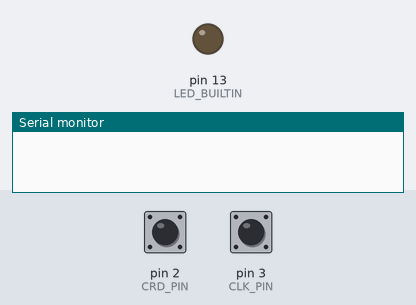
Recording of a sketch running on a simulated Arduino Uno, built with avr-gcc and run on an emulated ATmega328P. On the bench: output pins drawn as LEDs (lit = HIGH), the last lines printed to the serial monitor. The test bench sets the inputs (shaded band); at power-on: pin 2 (CRD_PIN) HIGH, pin 3 (CLK_PIN) HIGH.

Above: at 1.2 s.
1.3 s: pin 2 (CRD_PIN) pulled LOW for 0.15 s
At 1.37 s:
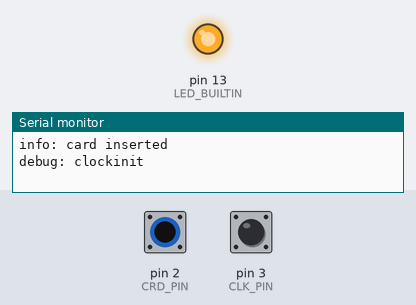
2.9 s: pin 2 (CRD_PIN) pulled LOW for 3.2 s
At 6.9 s:
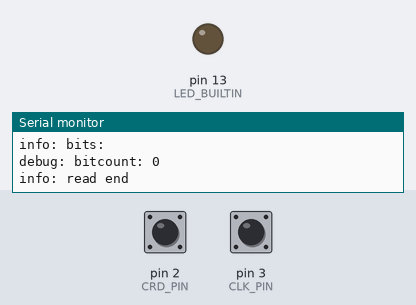
Timing chart, 0 to 8.4 s (numbered marks = the images above; inputs shaded):
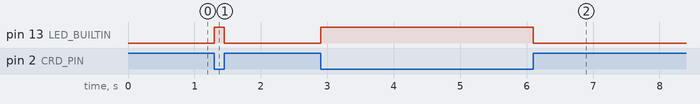

Measured:
- after the input at 1.3 s, pin 13 (LED_BUILTIN): LOW → HIGH at once, → LOW 0.15 s later
- after the input at 2.9 s, pin 13 (LED_BUILTIN): LOW → HIGH at once, → LOW 3.2 s later

The sketch:

magreader2.ino
```cpp
const int CRD_PIN = 2;
const int CLK_PIN = 3;
const int DAT_PIN = 4;
String bitstring = ""; // contains the raw read bits

void setup() {
  pinMode(CRD_PIN, INPUT_PULLUP);
  pinMode(CLK_PIN, INPUT_PULLUP);
  pinMode(DAT_PIN, INPUT_PULLUP);

  // Display via LED if a card is read by the reader
  pinMode(LED_BUILTIN, OUTPUT);
  digitalWrite(LED_BUILTIN, LOW);
  Serial.begin(9600);
  while(!Serial){};
}

int cardIn = 0;
int lastCardIn = 0;

int clock = 0;
int lastClock = -1;

void loop() {
  cardIn = !digitalRead(CRD_PIN);  // negative logic
  if (cardIn & !lastCardIn) {
    digitalWrite(LED_BUILTIN, HIGH);
    Serial.println("info: card inserted");
  } else if (!cardIn & lastCardIn) {
    digitalWrite(LED_BUILTIN, LOW);
    Serial.println("info: card removed");
    Serial.print("info: bits: ");
    Serial.println(bitstring);
    Serial.print("debug: bitcount: ");
    Serial.println(bitstring.length());
    Serial.println("info: read end"); // End marker
    Serial.flush();
    // Reset the variables for next reading
    bitstring = "";
    lastClock = -1;  // Reset clockstate
    delay(1000);     // Debounce
  }
  lastCardIn = cardIn;

  if (!cardIn) {
    return;
  }

  clock = digitalRead(CLK_PIN);
  if (lastClock == -1) {
    Serial.println("debug: clockinit");
    lastClock = clock;
    return;
  } else if (!(lastClock == HIGH & clock == LOW)) { // all but negative edge
    lastClock = clock;
    return;
  }
  bitstring += !digitalRead(DAT_PIN); // Read the (inverted) bit on negative clock edge
  lastClock = clock;
}
```
